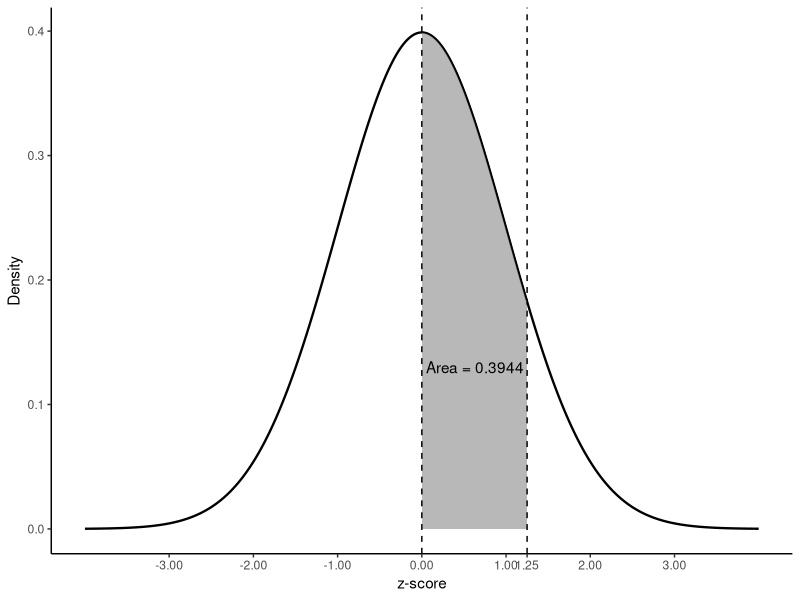

Reproduce this figure in R.
## ---- chunk 1
#| label: tbl-standard-normal
#| echo: false
#| message: false
#| warning: false
#| tbl-cap: "Areas between the mean and selected positive z-scores."

library(knitr)
library(kableExtra)

z_values <- sort(unique(c(seq(0, 3.00, by = 0.05), 1.64, 1.96, 2.58)))
areas <- pnorm(z_values) - 0.5

pairs_per_row <- 3
rows <- ceiling(length(z_values) / pairs_per_row)
pad <- rows * pairs_per_row - length(z_values)

if (pad > 0) {
  z_values <- c(z_values, rep(NA_real_, pad))
  areas <- c(areas, rep(NA_real_, pad))
}

z_matrix <- matrix(z_values, nrow = rows, ncol = pairs_per_row)
area_matrix <- matrix(areas, nrow = rows, ncol = pairs_per_row)

format_z <- function(x) ifelse(is.na(x), "", sprintf("%.2f", x))
format_area <- function(x) ifelse(is.na(x), "", sprintf("%.4f", x))

normal_table <- data.frame(
  z1 = format_z(z_matrix[, 1]),
  area1 = format_area(area_matrix[, 1]),
  z2 = format_z(z_matrix[, 2]),
  area2 = format_area(area_matrix[, 2]),
  z3 = format_z(z_matrix[, 3]),
  area3 = format_area(area_matrix[, 3]),
  check.names = FALSE
)

normal_output <- kable(
  normal_table,
  booktabs = TRUE,
  align = "cccccc",
  col.names = c("z", "Area", "z", "Area", "z", "Area")
)

if (knitr::is_latex_output()) {
  normal_output <- kable_styling(
    normal_output,
    latex_options = "hold_position",
    font_size = 9
  )
} else {
  normal_output <- kable_styling(normal_output, full_width = FALSE)
}

normal_output
## ---- chunk 2
#| label: fig-standard-normal-example
#| echo: false
#| message: false
#| warning: false
#| fig-cap: "Area between the mean and z = 1.25."
#| fig-alt: "Standard normal curve with the area between zero and 1.25 shaded."
#| fig-height: 2.6
#| fig-width: 6

library(ggplot2)

example_z <- 1.25
curve_data <- data.frame(z = seq(-4, 4, length.out = 1200))
curve_data$density <- dnorm(curve_data$z)
shaded_data <- subset(curve_data, z >= 0 & z <= example_z)

ggplot(curve_data, aes(x = z, y = density)) +
  geom_line(linewidth = 0.8) +
  geom_area(
    data = shaded_data,
    fill = "grey65",
    color = "black",
    alpha = 0.8
  ) +
  geom_vline(xintercept = c(0, example_z), linetype = "dashed") +
  annotate("text", x = 0.63, y = 0.13, label = "Area = 0.3944") +
  scale_x_continuous(breaks = c(-3, -2, -1, 0, 1, 1.25, 2, 3)) +
  labs(x = "z-score", y = "Density") +
  theme_classic(base_size = 11)
